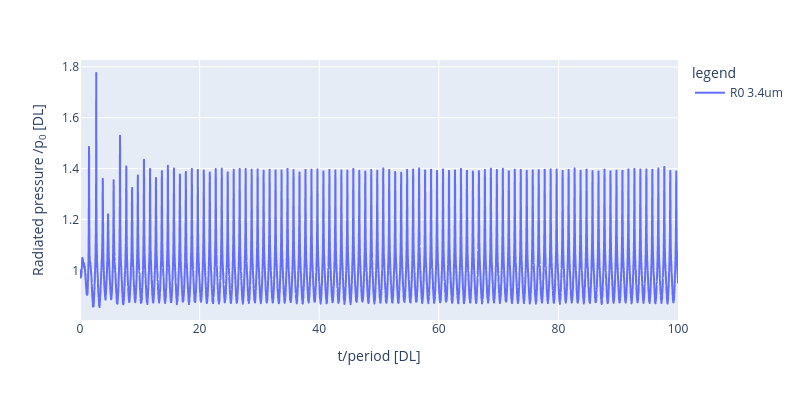

The notebook cell saved with this chart:
### Code cell
fig = px.line(data_t_df,x="t", y="data", color="legend")
fig.update_layout(
    height=Fig_Height,
    width=Fig_Width,
    xaxis=dict(title="t/period [DL]"),
    yaxis=dict(title="Radiated pressure /p<sub>0</sub> [DL]"),
)
fig.show()

### Figure 1 — Plotly figure (JSON) as saved in the notebook; plotly's stock layout.template omitted (floating-point values rounded to 4 significant figures; data arrays with more than 128 entries replaced by an {"elided": "..."} marker saying what was removed)
{"data": [{"hovertemplate": "legend=R0 3.4um<br>t=%{x}<br>data=%{y}<extra></extra>", "legendgroup": "R0 3.4um", "line": {"color": "#636efa", "dash": "solid"}, "marker": {"symbol": "circle"}, "mode": "lines", "name": "R0 3.4um", "showlegend": true, "type": "scattergl", "x": {"elided": "10000 float values"}, "xaxis": "x", "y": {"elided": "10000 float values"}, "yaxis": "y"}], "layout": {"height": 400, "legend": {"title": {"text": "legend"}, "tracegroupgap": 0}, "margin": {"t": 60}, "width": 800, "xaxis": {"anchor": "y", "domain": [0, 1], "title": {"text": "t/period [DL]"}}, "yaxis": {"anchor": "x", "domain": [0, 1], "title": {"text": "Radiated pressure /p<sub>0</sub> [DL]"}}}}
